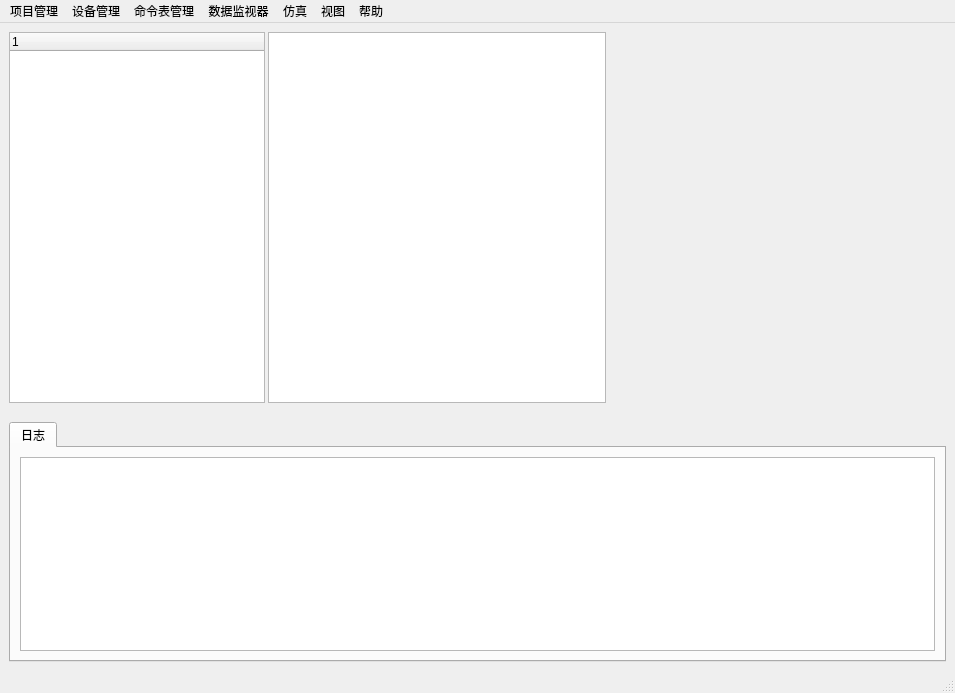
<?xml version="1.0" encoding="UTF-8"?>
<ui version="4.0">
 <class>MainWindow</class>
 <widget class="QMainWindow" name="MainWindow">
  <property name="geometry">
   <rect>
    <x>0</x>
    <y>0</y>
    <width>955</width>
    <height>693</height>
   </rect>
  </property>
  <property name="sizePolicy">
   <sizepolicy hsizetype="Fixed" vsizetype="Fixed">
    <horstretch>0</horstretch>
    <verstretch>0</verstretch>
   </sizepolicy>
  </property>
  <property name="windowTitle">
   <string>MainWindow</string>
  </property>
  <widget class="QWidget" name="centralwidget">
   <property name="sizePolicy">
    <sizepolicy hsizetype="Fixed" vsizetype="Fixed">
     <horstretch>0</horstretch>
     <verstretch>0</verstretch>
    </sizepolicy>
   </property>
   <layout class="QGridLayout" name="gridLayout">
    <item row="0" column="0">
     <layout class="QVBoxLayout" name="verticalLayout">
      <item>
       <layout class="QHBoxLayout" name="horizontalLayout">
        <property name="spacing">
         <number>3</number>
        </property>
        <property name="sizeConstraint">
         <enum>QLayout::SetDefaultConstraint</enum>
        </property>
        <property name="leftMargin">
         <number>0</number>
        </property>
        <property name="bottomMargin">
         <number>0</number>
        </property>
        <item>
         <widget class="QTreeWidget" name="projectTreeWidget">
          <property name="sizePolicy">
           <sizepolicy hsizetype="Fixed" vsizetype="Expanding">
            <horstretch>0</horstretch>
            <verstretch>0</verstretch>
           </sizepolicy>
          </property>
          <property name="minimumSize">
           <size>
            <width>0</width>
            <height>0</height>
           </size>
          </property>
          <column>
           <property name="text">
            <string notr="true">1</string>
           </property>
          </column>
         </widget>
        </item>
        <item>
         <widget class="QGraphicsView" name="graphicsView">
          <property name="sizePolicy">
           <sizepolicy hsizetype="Minimum" vsizetype="Expanding">
            <horstretch>0</horstretch>
            <verstretch>0</verstretch>
           </sizepolicy>
          </property>
         </widget>
        </item>
        <item>
         <widget class="QWidget" name="widget" native="true"/>
        </item>
       </layout>
      </item>
      <item>
       <spacer name="verticalSpacer">
        <property name="orientation">
         <enum>Qt::Vertical</enum>
        </property>
        <property name="sizeType">
         <enum>QSizePolicy::Minimum</enum>
        </property>
        <property name="sizeHint" stdset="0">
         <size>
          <width>20</width>
          <height>13</height>
         </size>
        </property>
       </spacer>
      </item>
      <item>
       <widget class="QTabWidget" name="tabWidget">
        <property name="sizePolicy">
         <sizepolicy hsizetype="Preferred" vsizetype="Minimum">
          <horstretch>0</horstretch>
          <verstretch>0</verstretch>
         </sizepolicy>
        </property>
        <property name="minimumSize">
         <size>
          <width>100</width>
          <height>0</height>
         </size>
        </property>
        <property name="currentIndex">
         <number>0</number>
        </property>
        <widget class="QWidget" name="tab_2">
         <attribute name="title">
          <string>日志</string>
         </attribute>
         <layout class="QVBoxLayout" name="verticalLayout_3">
          <item>
           <widget class="QTextBrowser" name="logTextBrowser"/>
          </item>
         </layout>
        </widget>
       </widget>
      </item>
     </layout>
    </item>
   </layout>
  </widget>
  <widget class="QMenuBar" name="menubar">
   <property name="geometry">
    <rect>
     <x>0</x>
     <y>0</y>
     <width>955</width>
     <height>26</height>
    </rect>
   </property>
   <widget class="QMenu" name="menuprojectManagement">
    <property name="title">
     <string>项目管理</string>
    </property>
    <addaction name="actionNewProject"/>
    <addaction name="actionOpenProject"/>
    <addaction name="actionSaveProject"/>
    <addaction name="actionSaveAsProject"/>
    <addaction name="actioncloseProject"/>
    <addaction name="actionExit"/>
   </widget>
   <widget class="QMenu" name="menuDeviceManagement">
    <property name="title">
     <string>设备管理</string>
    </property>
    <addaction name="actionNewBodyFrame"/>
    <addaction name="actionDeleteBodyFrame"/>
   </widget>
   <widget class="QMenu" name="menuCMDTableManagement">
    <property name="title">
     <string>命令表管理</string>
    </property>
    <addaction name="actionOpenCMDTable"/>
    <addaction name="actionSaveCMDTable"/>
    <addaction name="actionSaveAsCMDTable"/>
    <addaction name="actionCreateCMDTable"/>
    <addaction name="actionCompileCMDTable"/>
    <addaction name="actionBurnToFPGA"/>
   </widget>
   <widget class="QMenu" name="menuView">
    <property name="title">
     <string>视图</string>
    </property>
    <addaction name="actionMainWindow"/>
    <addaction name="actionLogView"/>
    <addaction name="actionBusMonitorView"/>
   </widget>
   <widget class="QMenu" name="menuHelp">
    <property name="title">
     <string>帮助</string>
    </property>
    <addaction name="actionChangeStyleSheet"/>
    <addaction name="actionHelpView"/>
    <addaction name="actionAboutView"/>
   </widget>
   <widget class="QMenu" name="menuSimulink">
    <property name="title">
     <string>仿真</string>
    </property>
    <addaction name="actionStartSim"/>
    <addaction name="actionAbortSim"/>
    <addaction name="actionEndSim"/>
   </widget>
   <widget class="QMenu" name="menuMonitor">
    <property name="title">
     <string>数据监视器</string>
    </property>
    <addaction name="actionOpenMonitor"/>
   </widget>
   <addaction name="menuprojectManagement"/>
   <addaction name="menuDeviceManagement"/>
   <addaction name="menuCMDTableManagement"/>
   <addaction name="menuMonitor"/>
   <addaction name="menuSimulink"/>
   <addaction name="menuView"/>
   <addaction name="menuHelp"/>
  </widget>
  <widget class="QStatusBar" name="statusbar"/>
  <action name="actionNewProject">
   <property name="text">
    <string>新建项目</string>
   </property>
  </action>
  <action name="actionOpenProject">
   <property name="text">
    <string>打开项目</string>
   </property>
  </action>
  <action name="actionSaveProject">
   <property name="text">
    <string>保存项目</string>
   </property>
  </action>
  <action name="actionSaveAsProject">
   <property name="text">
    <string>项目另存为</string>
   </property>
  </action>
  <action name="actioncloseProject">
   <property name="text">
    <string>关闭项目</string>
   </property>
  </action>
  <action name="actionExit">
   <property name="text">
    <string>退出</string>
   </property>
  </action>
  <action name="actionNewBodyFrame">
   <property name="text">
    <string>新建机架</string>
   </property>
  </action>
  <action name="actionDeleteBodyFrame">
   <property name="text">
    <string>删除机架</string>
   </property>
  </action>
  <action name="actionOpenCMDTable">
   <property name="text">
    <string>打开命令表</string>
   </property>
  </action>
  <action name="actionSaveCMDTable">
   <property name="text">
    <string>保存命令表</string>
   </property>
  </action>
  <action name="actionSaveAsCMDTable">
   <property name="text">
    <string>命令表另存为</string>
   </property>
  </action>
  <action name="actionCreateCMDTable">
   <property name="text">
    <string>生成命令表</string>
   </property>
  </action>
  <action name="actionCompileCMDTable">
   <property name="text">
    <string>编译命令表</string>
   </property>
  </action>
  <action name="actionBurnToFPGA">
   <property name="text">
    <string>烧录到FPGA</string>
   </property>
  </action>
  <action name="actionMainWindow">
   <property name="text">
    <string>主界面</string>
   </property>
  </action>
  <action name="actionLogView">
   <property name="text">
    <string>日志窗口</string>
   </property>
  </action>
  <action name="actionBusMonitorView">
   <property name="text">
    <string>总线监视窗口</string>
   </property>
  </action>
  <action name="actionHelpView">
   <property name="text">
    <string>帮助</string>
   </property>
  </action>
  <action name="actionAboutView">
   <property name="text">
    <string>关于</string>
   </property>
  </action>
  <action name="actionStartSim">
   <property name="text">
    <string>开始仿真</string>
   </property>
  </action>
  <action name="actionAbortSim">
   <property name="text">
    <string>中止仿真</string>
   </property>
  </action>
  <action name="actionEndSim">
   <property name="text">
    <string>结束仿真</string>
   </property>
  </action>
  <action name="actionOpenMonitor">
   <property name="text">
    <string>打开数据监视器</string>
   </property>
  </action>
  <action name="actionChangeStyleSheet">
   <property name="text">
    <string>更改样式</string>
   </property>
  </action>
 </widget>
 <resources/>
 <connections/>
</ui>
